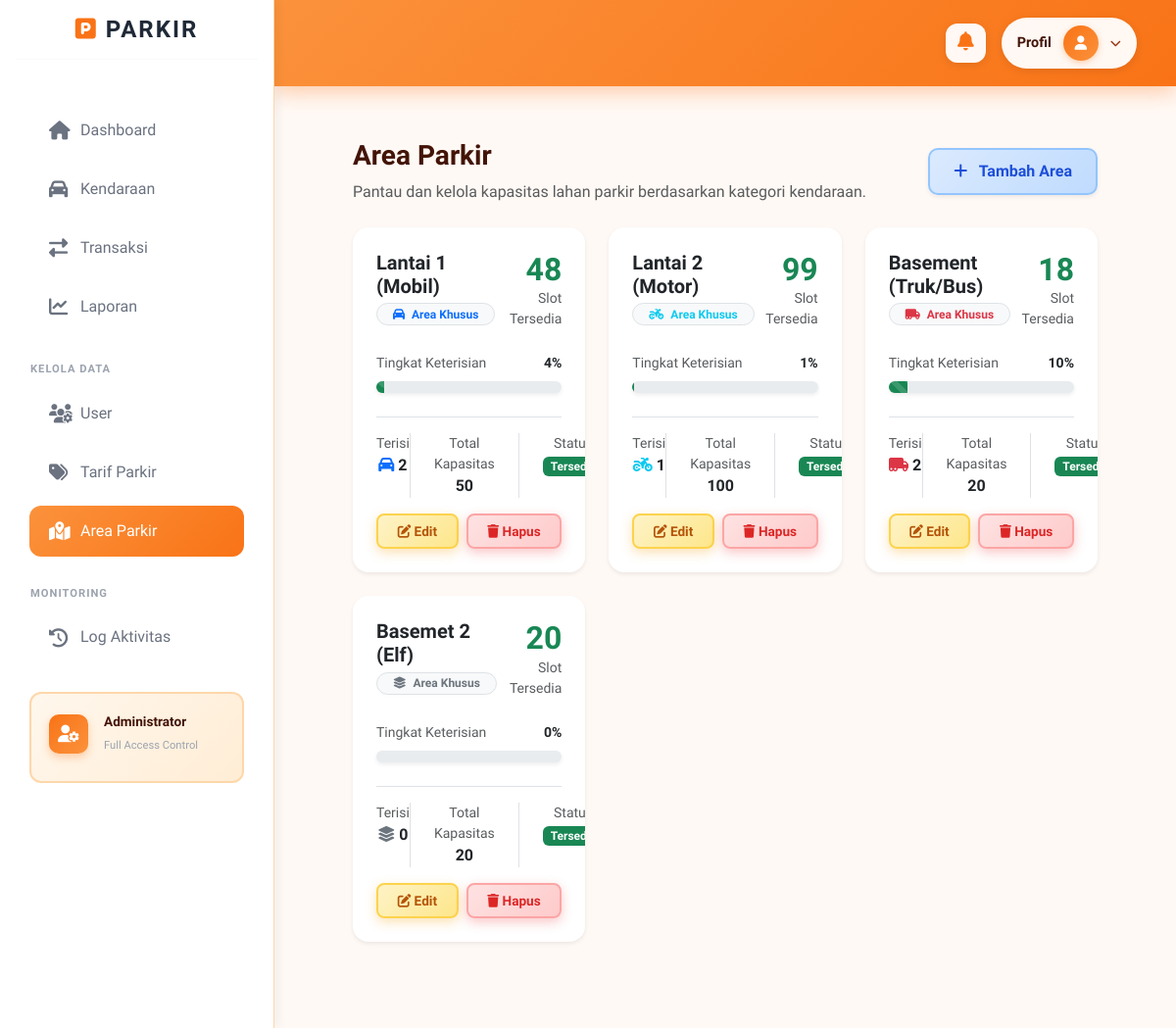
Before: /index.php?c=Area&m=index (signed in) with the older database file.
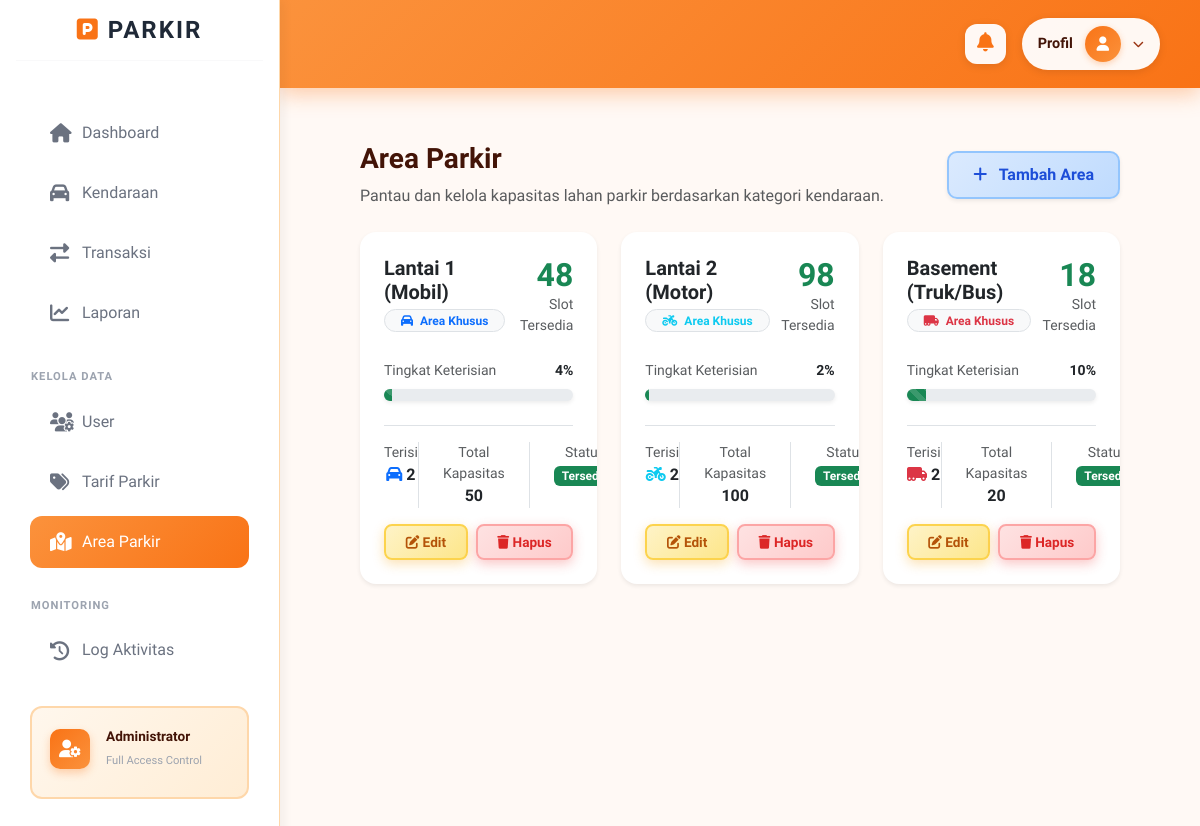
After: the same page with the newer database file.
### tables this page shows
CREATE TABLE `tb_area_parkir` (
  `id_area` int NOT NULL,
  `nama_area` varchar(100) NOT NULL,
  `kapasitas` int NOT NULL,
  `terisi` int DEFAULT '0'
);

### controllers/AreaController.php (called while the page is built, shortened)
<?php
class AreaController {
    public function index() {
        $model = new AreaModel();
        $data = $model->getArea();
        include "views/area/index.php";
    }
}

### config/database.php (called while the page is built)
<?php
class Database {
    public static function connect() {
        $host     = "localhost";
        $dbname   = "db_parkir";
        $username = "root";
        $password = "";
        try {
            $pdo = new PDO("mysql:host=$host;dbname=$dbname;charset=utf8", $username, $password);
            $pdo->setAttribute(PDO::ATTR_ERRMODE, PDO::ERRMODE_EXCEPTION);
            $pdo->exec("SET time_zone = '+07:00'");
            return $pdo;
        } catch (PDOException $e) {
            die("Koneksi database gagal: " . $e->getMessage());
        }
    }
}

### models/AreaModel.php (called while the page is built, shortened)
<?php
class AreaModel {
    private $db;
    public function __construct() {
        $this->db = Database::connect();
    }
    public function getArea() {
        $sql = "SELECT a.*,
                (SELECT COUNT(*) FROM tb_transaksi t
                WHERE t.id_area = a.id_area AND t.status = 'masuk') as terisi
                FROM tb_area_parkir a
                ORDER BY a.id_area ASC";
        return $this->db->query($sql)->fetchAll(PDO::FETCH_ASSOC);
    }
}

### views/area/index.php (the view, shortened to what the changed rows need)
<?php include "views/layout/header.php"; ?>
<link rel="stylesheet" href="assets/css/halaman.css">
<div class="container-fluid py-4">
    <div class="row">
        <?php if (!empty($data)): ?>
            <?php foreach($data as $a):
                $terisi = $a['terisi'] ?? 0;
                $kapasitas = $a['kapasitas'] ?? 0;
                $sisa = $kapasitas - $terisi;
                $persen = ($kapasitas > 0) ? ($terisi / $kapasitas) * 100 : 0;
                $nama_area = strtolower($a['nama_area']);
                if (strpos($nama_area, 'truk') !== false || strpos($nama_area, 'bus') !== false) {
                    $icon = "fa-truck-moving";
                    $themeColor = "text-danger";
                } elseif (strpos($nama_area, 'mobil') !== false) {
                    $icon = "fa-car";
                    $themeColor = "text-primary";
                } elseif (strpos($nama_area, 'motor') !== false) {
                    $icon = "fa-motorcycle";
                    $themeColor = "text-info";
                } else {
                    $icon = "fa-layer-group";
                    $themeColor = "text-secondary";
                }
                $colorClass = "bg-success";
            ?>
            <div class="col-md-4">
                <div class="card shadow-sm border-0 mb-4 rounded-4 overflow-hidden">
                    <div class="card-body p-4">
                        <div class="d-flex justify-content-between align-items-start">
                            <div>
                                <h5 class="fw-bold text-dark mb-1"><?= htmlspecialchars($a['nama_area']) ?></h5>
                                <span class="badge bg-light <?= $themeColor ?> border rounded-pill px-3">
                                    <i class="fas <?= $icon ?> me-1"></i> Area Khusus
                                </span>
                            </div>
                            <div class="text-end">
                                <h2 class="fw-bold mb-0 <?= $sisa <= 0 ? 'text-danger' : 'text-success' ?>">
                                    <?= $sisa ?>
                                </h2>
                                <p class="text-muted small mb-0">Slot Tersedia</p>
                            </div>
                        </div>
                        <div class="mt-4">
                            <div class="d-flex justify-content-between mb-2">
                                <small class="text-muted">Tingkat Keterisian</small>
                                <small class="fw-bold"><?= round($persen) ?>%</small>
                            </div>
                            <div class="progress rounded-pill shadow-sm" style="height: 12px;">
                                <div class="progress-bar <?= $colorClass ?> progress-bar-striped progress-bar-animated"
                                     style="width: <?= $persen ?>%"></div>
                            </div>
                        </div>
                        <div class="d-flex justify-content-between mt-4 border-top pt-3">
                            <div class="text-center">
                                <small class="text-muted d-block">Terisi</small>
                                <span class="fw-bold"><i class="fas <?= $icon ?> <?= $themeColor ?> me-1"></i><?= $terisi ?></span>
                            </div>
                            <div class="text-center border-start ps-4 pe-4">
                                <small class="text-muted d-block">Total Kapasitas</small>
                                <span class="fw-bold text-dark"><?= $kapasitas ?></span>
                            </div>
                            <div class="text-center border-start ps-4">
                                <small class="text-muted d-block">Status</small>
                                <?php if($sisa <= 0): ?>
                                    <span class="badge bg-danger">Penuh</span>
                                <?php else: ?>
                                    <span class="badge bg-success">Tersedia</span>
                                <?php endif; ?>
                            </div>
                        </div>
                        <div class="d-flex gap-2 mt-3">
                            <a href="index.php?c=Area&m=edit&id=<?= $a['id_area'] ?>" class="btn btn-sm btn-warning flex-fill">
                                <i class="fas fa-edit"></i> Edit
                            </a>
                            <a href="index.php?c=Area&m=delete&id=<?= $a['id_area'] ?>"
                               onclick="return confirm('Yakin hapus area ini?')"
                               class="btn btn-sm btn-danger flex-fill">
                                <i class="fas fa-trash"></i> Hapus
                            </a>
                        </div>
                    </div>
                </div>
            </div>
            <?php endforeach; ?>
        <?php endif; ?>
    </div>
</div>
<?php include "views/layout/footer.php"; ?>

Changed rows visible on the page:
removed tb_area_parkir: nama_area "Basemet 2 (Elf)", kapasitas "20", persen "0", terisi "0", shows "Tersedia"
computed for tb_area_parkir "Lantai 2 (Motor)": sisa "99" → "98"; persen "1" → "2"; terisi "1" → "2"
